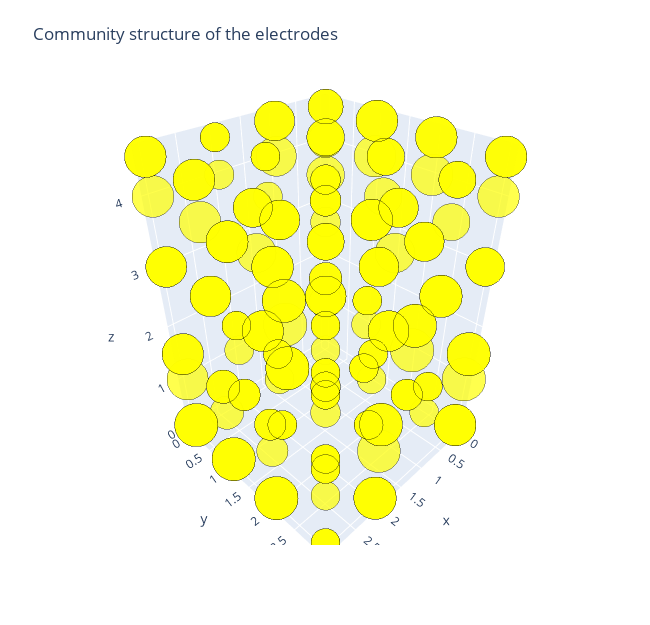

Notebook code for this chart:
### Markdown cell above
#### 7.3. On/off features(22.12.08.)

### Code cell
# community color
if display_degree:
    node_size= basic_size + multiplier * (1 + node_size_normalized)
if not display_degree:
    node_size= basic_size + multiplier * (0 * (1 + node_size_normalized) + 1)

# node color
if display_community_color:
    node_dict = dict(
                            symbol='circle',
                                    size= node_size,
                                    cmin= 1,
                                    cmax = community_max,
                                    color=Feature_color_sub, #color the nodes according to their community
                                    colorscale=colorscale_node, #either green or mageneta
                                    line=dict(color='black', width=0.5),
                                    colorbar=dict(thickness=20, title= "community", xanchor = "right")
                                    )
if not display_community_color:
    node_dict = dict(
        symbol='circle',
        size= node_size,
        color = "yellow",
        line=dict(color='black', width=0.5),
                                    )
#create a trace for the nodes
fig.add_trace( go.Scatter3d(
    name = "Community",
    x=x_nodes,
    y=y_nodes,
    z=z_nodes,
    mode='markers',
    marker = node_dict,
    text=[f"Channel {channelNum} has degree {degree_dict[channelNum]} and belongs to community {partition[channelNum]+1}" for channelNum in partition],
    hoverinfo='text',
    showlegend = True
    ))

### Figure 1 — Plotly figure (JSON) as saved in the notebook; plotly's stock layout.template omitted (floating-point values rounded to 4 significant figures)
{"data": [{"hoverinfo": "text", "marker": {"color": "yellow", "line": {"color": "black", "width": 0.5}, "size": [20, 21.71, 28.86, 30, 20, 20, 22, 20, 20, 29.43, 30, 30, 30, 20, 22.57, 20, 30, 30, 30, 20, 20, 20, 20, 20, 20.57, 29.71, 28.57, 23.14, 21.71, 20, 21.43, 28.86, 27.43, 26.86, 27.71, 25.71, 27.43, 29.43, 29.14, 28.86, 28.29, 28.29, 28.29, 28.29, 28.57, 20, 24.29, 28.86, 28.86, 28.86, 27.71, 26, 26, 25.71, 20.29, 20, 20.57, 27.43, 28.86, 28.86, 27.14], "symbol": "circle"}, "mode": "markers", "name": "Community", "showlegend": true, "text": ["Channel 1 belongs to community 1", "Channel 2 belongs to community 7", "Channel 3 belongs to community 2", "Channel 4 belongs to community 3", "Channel 5 belongs to community 5", "Channel 6 belongs to community 6", "Channel 7 belongs to community 7", "Channel 8 belongs to community 8", "Channel 9 belongs to community 9", "Channel 10 belongs to community 2", "Channel 11 belongs to community 3", "Channel 12 belongs to community 3", "Channel 13 belongs to community 3", "Channel 14 belongs to community 14", "Channel 15 belongs to community 7", "Channel 16 belongs to community 16", "Channel 17 belongs to community 2", "Channel 18 belongs to community 3", "Channel 19 belongs to community 3", "Channel 20 belongs to community 10", "Channel 21 belongs to community 11", "Channel 22 belongs to community 12", "Channel 23 belongs to community 13", "Channel 24 belongs to community 15", "Channel 25 belongs to community 7", "Channel 26 belongs to community 3", "Channel 27 belongs to community 2", "Channel 28 belongs to community 7", "Channel 29 belongs to community 7", "Channel 30 belongs to community 18", "Channel 31 belongs to community 7", "Channel 32 belongs to community 2", "Channel 33 belongs to community 2", "Channel 34 belongs to community 2", "Channel 35 belongs to community 2", "Channel 36 belongs to community 3", "Channel 37 belongs to community 2", "Channel 38 belongs to community 3", "Channel 39 belongs to community 3", "Channel 40 belongs to community 3", "Channel 41 belongs to community 3", "Channel 42 belongs to community 3", "Channel 43 belongs to community 3", "Channel 44 belongs to community 3", "Channel 45 belongs to community 3", "Channel 46 belongs to community 4", "Channel 47 belongs to community 7", "Channel 48 belongs to community 2", "Channel 49 belongs to community 2", "Channel 50 belongs to community 2", "Channel 51 belongs to community 3", "Channel 52 belongs to community 3", "Channel 53 belongs to community 3", "Channel 54 belongs to community 3", "Channel 55 belongs to community 7", "Channel 56 belongs to community 17", "Channel 57 belongs to community 7", "Channel 58 belongs to community 2", "Channel 59 belongs to community 2", "Channel 60 belongs to community 2", "Channel 61 belongs to community 2"], "type": "scatter3d", "x": [0, 0, 0, 1, 1, 1, 2, 2, 2, 2, 3, 3, 3, 3, 0, 0, 0, 0, 1, 1, 1, 1, 2, 2, 2, 2, 3, 3, 3, 3, 0, 0, 0, 0, 1, 1, 1, 1, 2, 2, 2, 2, 3, 3, 3, 3, 0, 0, 0, 0, 1, 1, 1, 1, 2, 2, 2, 2, 3, 3, 3], "y": [1, 2, 3, 0, 1, 2, 0, 1, 2, 3, 0, 1, 2, 3, 0, 1, 2, 3, 0, 1, 2, 3, 0, 1, 2, 3, 0, 1, 2, 3, 0, 1, 2, 3, 0, 1, 2, 3, 0, 1, 2, 3, 0, 1, 2, 3, 0, 1, 2, 3, 0, 1, 2, 3, 0, 1, 2, 3, 0, 1, 2], "z": [0, 0, 0, 0, 0, 0, 0, 0, 0, 0, 0, 0, 0, 0, 1, 1, 1, 1, 1, 1, 1, 1, 1, 1, 1, 1, 1, 1, 1, 1, 3, 3, 3, 3, 3, 3, 3, 3, 3, 3, 3, 3, 3, 3, 3, 3, 4, 4, 4, 4, 4, 4, 4, 4, 4, 4, 4, 4, 4, 4, 4]}, {"hoverinfo": "text", "marker": {"color": "yellow", "line": {"color": "black", "width": 0.5}, "size": [20, 21.71, 28.86, 30, 20, 20, 22, 20, 20, 29.43, 30, 30, 30, 20, 22.57, 20, 30, 30, 30, 20, 20, 20, 20, 20, 20.57, 29.71, 28.57, 23.14, 21.71, 20, 21.43, 28.86, 27.43, 26.86, 27.71, 25.71, 27.43, 29.43, 29.14, 28.86, 28.29, 28.29, 28.29, 28.29, 28.57, 20, 24.29, 28.86, 28.86, 28.86, 27.71, 26, 26, 25.71, 20.29, 20, 20.57, 27.43, 28.86, 28.86, 27.14], "symbol": "circle"}, "mode": "markers", "name": "Community", "showlegend": true, "text": ["Channel 2 belongs to community 0", "Channel 3 belongs to community 6", "Channel 4 belongs to community 1", "Channel 5 belongs to community 2", "Channel 6 belongs to community 4", "Channel 7 belongs to community 5", "Channel 9 belongs to community 6", "Channel 10 belongs to community 7", "Channel 11 belongs to community 8", "Channel 12 belongs to community 1", "Channel 13 belongs to community 2", "Channel 14 belongs to community 2", "Channel 15 belongs to community 2", "Channel 16 belongs to community 13", "Channel 17 belongs to community 6", "Channel 18 belongs to community 15", "Channel 19 belongs to community 1", "Channel 20 belongs to community 2", "Channel 21 belongs to community 2", "Channel 22 belongs to community 9", "Channel 23 belongs to community 10", "Channel 24 belongs to community 11", "Channel 25 belongs to community 12", "Channel 26 belongs to community 14", "Channel 27 belongs to community 6", "Channel 28 belongs to community 2", "Channel 29 belongs to community 1", "Channel 30 belongs to community 6", "Channel 31 belongs to community 6", "Channel 32 belongs to community 17", "Channel 33 belongs to community 6", "Channel 34 belongs to community 1", "Channel 35 belongs to community 1", "Channel 36 belongs to community 1", "Channel 37 belongs to community 1", "Channel 38 belongs to community 2", "Channel 39 belongs to community 1", "Channel 40 belongs to community 2", "Channel 41 belongs to community 2", "Channel 42 belongs to community 2", "Channel 43 belongs to community 2", "Channel 44 belongs to community 2", "Channel 45 belongs to community 2", "Channel 46 belongs to community 2", "Channel 47 belongs to community 2", "Channel 48 belongs to community 3", "Channel 49 belongs to community 6", "Channel 50 belongs to community 1", "Channel 51 belongs to community 1", "Channel 52 belongs to community 1", "Channel 53 belongs to community 2", "Channel 54 belongs to community 2", "Channel 55 belongs to community 2", "Channel 56 belongs to community 2", "Channel 57 belongs to community 6", "Channel 58 belongs to community 16", "Channel 59 belongs to community 6", "Channel 60 belongs to community 1", "Channel 61 belongs to community 1", "Channel 62 belongs to community 1", "Channel 63 belongs to community 1"], "type": "scatter3d", "x": [0, 0, 0, 1, 1, 1, 2, 2, 2, 2, 3, 3, 3, 3, 0, 0, 0, 0, 1, 1, 1, 1, 2, 2, 2, 2, 3, 3, 3, 3, 0, 0, 0, 0, 1, 1, 1, 1, 2, 2, 2, 2, 3, 3, 3, 3, 0, 0, 0, 0, 1, 1, 1, 1, 2, 2, 2, 2, 3, 3, 3], "y": [1, 2, 3, 0, 1, 2, 0, 1, 2, 3, 0, 1, 2, 3, 0, 1, 2, 3, 0, 1, 2, 3, 0, 1, 2, 3, 0, 1, 2, 3, 0, 1, 2, 3, 0, 1, 2, 3, 0, 1, 2, 3, 0, 1, 2, 3, 0, 1, 2, 3, 0, 1, 2, 3, 0, 1, 2, 3, 0, 1, 2], "z": [0, 0, 0, 0, 0, 0, 0, 0, 0, 0, 0, 0, 0, 0, 1.5, 1.5, 1.5, 1.5, 1.5, 1.5, 1.5, 1.5, 1.5, 1.5, 1.5, 1.5, 1.5, 1.5, 1.5, 1.5, 3, 3, 3, 3, 3, 3, 3, 3, 3, 3, 3, 3, 3, 3, 3, 3, 4.5, 4.5, 4.5, 4.5, 4.5, 4.5, 4.5, 4.5, 4.5, 4.5, 4.5, 4.5, 4.5, 4.5, 4.5]}, {"hoverinfo": "text", "marker": {"color": "yellow", "line": {"color": "black", "width": 0.5}, "size": [20, 21.71, 28.86, 30, 20, 20, 22, 20, 20, 29.43, 30, 30, 30, 20, 22.57, 20, 30, 30, 30, 20, 20, 20, 20, 20, 20.57, 29.71, 28.57, 23.14, 21.71, 20, 21.43, 28.86, 27.43, 26.86, 27.71, 25.71, 27.43, 29.43, 29.14, 28.86, 28.29, 28.29, 28.29, 28.29, 28.57, 20, 24.29, 28.86, 28.86, 28.86, 27.71, 26, 26, 25.71, 20.29, 20, 20.57, 27.43, 28.86, 28.86, 27.14], "symbol": "circle"}, "mode": "markers", "name": "Community", "showlegend": true, "text": ["Channel 2 belongs to community 1", "Channel 3 belongs to community 7", "Channel 4 belongs to community 2", "Channel 5 belongs to community 3", "Channel 6 belongs to community 5", "Channel 7 belongs to community 6", "Channel 9 belongs to community 7", "Channel 10 belongs to community 8", "Channel 11 belongs to community 9", "Channel 12 belongs to community 2", "Channel 13 belongs to community 3", "Channel 14 belongs to community 3", "Channel 15 belongs to community 3", "Channel 16 belongs to community 14", "Channel 17 belongs to community 7", "Channel 18 belongs to community 16", "Channel 19 belongs to community 2", "Channel 20 belongs to community 3", "Channel 21 belongs to community 3", "Channel 22 belongs to community 10", "Channel 23 belongs to community 11", "Channel 24 belongs to community 12", "Channel 25 belongs to community 13", "Channel 26 belongs to community 15", "Channel 27 belongs to community 7", "Channel 28 belongs to community 3", "Channel 29 belongs to community 2", "Channel 30 belongs to community 7", "Channel 31 belongs to community 7", "Channel 32 belongs to community 18", "Channel 33 belongs to community 7", "Channel 34 belongs to community 2", "Channel 35 belongs to community 2", "Channel 36 belongs to community 2", "Channel 37 belongs to community 2", "Channel 38 belongs to community 3", "Channel 39 belongs to community 2", "Channel 40 belongs to community 3", "Channel 41 belongs to community 3", "Channel 42 belongs to community 3", "Channel 43 belongs to community 3", "Channel 44 belongs to community 3", "Channel 45 belongs to community 3", "Channel 46 belongs to community 3", "Channel 47 belongs to community 3", "Channel 48 belongs to community 4", "Channel 49 belongs to community 7", "Channel 50 belongs to community 2", "Channel 51 belongs to community 2", "Channel 52 belongs to community 2", "Channel 53 belongs to community 3", "Channel 54 belongs to community 3", "Channel 55 belongs to community 3", "Channel 56 belongs to community 3", "Channel 57 belongs to community 7", "Channel 58 belongs to community 17", "Channel 59 belongs to community 7", "Channel 60 belongs to community 2", "Channel 61 belongs to community 2", "Channel 62 belongs to community 2", "Channel 63 belongs to community 2"], "type": "scatter3d", "x": [0, 0, 0, 1, 1, 1, 2, 2, 2, 2, 3, 3, 3, 3, 0, 0, 0, 0, 1, 1, 1, 1, 2, 2, 2, 2, 3, 3, 3, 3, 0, 0, 0, 0, 1, 1, 1, 1, 2, 2, 2, 2, 3, 3, 3, 3, 0, 0, 0, 0, 1, 1, 1, 1, 2, 2, 2, 2, 3, 3, 3], "y": [1, 2, 3, 0, 1, 2, 0, 1, 2, 3, 0, 1, 2, 3, 0, 1, 2, 3, 0, 1, 2, 3, 0, 1, 2, 3, 0, 1, 2, 3, 0, 1, 2, 3, 0, 1, 2, 3, 0, 1, 2, 3, 0, 1, 2, 3, 0, 1, 2, 3, 0, 1, 2, 3, 0, 1, 2, 3, 0, 1, 2], "z": [0, 0, 0, 0, 0, 0, 0, 0, 0, 0, 0, 0, 0, 0, 1.5, 1.5, 1.5, 1.5, 1.5, 1.5, 1.5, 1.5, 1.5, 1.5, 1.5, 1.5, 1.5, 1.5, 1.5, 1.5, 3, 3, 3, 3, 3, 3, 3, 3, 3, 3, 3, 3, 3, 3, 3, 3, 4.5, 4.5, 4.5, 4.5, 4.5, 4.5, 4.5, 4.5, 4.5, 4.5, 4.5, 4.5, 4.5, 4.5, 4.5]}, {"hoverinfo": "text", "marker": {"color": "yellow", "line": {"color": "black", "width": 0.5}, "size": [20, 21.71, 28.86, 30, 20, 20, 22, 20, 20, 29.43, 30, 30, 30, 20, 22.57, 20, 30, 30, 30, 20, 20, 20, 20, 20, 20.57, 29.71, 28.57, 23.14, 21.71, 20, 21.43, 28.86, 27.43, 26.86, 27.71, 25.71, 27.43, 29.43, 29.14, 28.86, 28.29, 28.29, 28.29, 28.29, 28.57, 20, 24.29, 28.86, 28.86, 28.86, 27.71, 26, 26, 25.71, 20.29, 20, 20.57, 27.43, 28.86, 28.86, 27.14], "symbol": "circle"}, "mode": "markers", "name": "Community", "showlegend": true, "text": ["Channel 2 has degree 0 and belongs to community 1", "Channel 3 has degree 6 and belongs to community 7", "Channel 4 has degree 31 and belongs to community 2", "Channel 5 has degree 35 and belongs to community 3", "Channel 6 has degree 0 and belongs to community 5", "Channel 7 has degree 0 and belongs to community 6", "Channel 9 has degree 7 and belongs to community 7", "Channel 10 has degree 0 and belongs to community 8", "Channel 11 has degree 0 and belongs to community 9", "Channel 12 has degree 33 and belongs to community 2", "Channel 13 has degree 35 and belongs to community 3", "Channel 14 has degree 35 and belongs to community 3", "Channel 15 has degree 35 and belongs to community 3", "Channel 16 has degree 0 and belongs to community 14", "Channel 17 has degree 9 and belongs to community 7", "Channel 18 has degree 0 and belongs to community 16", "Channel 19 has degree 35 and belongs to community 2", "Channel 20 has degree 35 and belongs to community 3", "Channel 21 has degree 35 and belongs to community 3", "Channel 22 has degree 0 and belongs to community 10", "Channel 23 has degree 0 and belongs to community 11", "Channel 24 has degree 0 and belongs to community 12", "Channel 25 has degree 0 and belongs to community 13", "Channel 26 has degree 0 and belongs to community 15", "Channel 27 has degree 2 and belongs to community 7", "Channel 28 has degree 34 and belongs to community 3", "Channel 29 has degree 30 and belongs to community 2", "Channel 30 has degree 11 and belongs to community 7", "Channel 31 has degree 6 and belongs to community 7", "Channel 32 has degree 0 and belongs to community 18", "Channel 33 has degree 5 and belongs to community 7", "Channel 34 has degree 31 and belongs to community 2", "Channel 35 has degree 26 and belongs to community 2", "Channel 36 has degree 24 and belongs to community 2", "Channel 37 has degree 27 and belongs to community 2", "Channel 38 has degree 20 and belongs to community 3", "Channel 39 has degree 26 and belongs to community 2", "Channel 40 has degree 33 and belongs to community 3", "Channel 41 has degree 32 and belongs to community 3", "Channel 42 has degree 31 and belongs to community 3", "Channel 43 has degree 29 and belongs to community 3", "Channel 44 has degree 29 and belongs to community 3", "Channel 45 has degree 29 and belongs to community 3", "Channel 46 has degree 29 and belongs to community 3", "Channel 47 has degree 30 and belongs to community 3", "Channel 48 has degree 0 and belongs to community 4", "Channel 49 has degree 15 and belongs to community 7", "Channel 50 has degree 31 and belongs to community 2", "Channel 51 has degree 31 and belongs to community 2", "Channel 52 has degree 31 and belongs to community 2", "Channel 53 has degree 27 and belongs to community 3", "Channel 54 has degree 21 and belongs to community 3", "Channel 55 has degree 21 and belongs to community 3", "Channel 56 has degree 20 and belongs to community 3", "Channel 57 has degree 1 and belongs to community 7", "Channel 58 has degree 0 and belongs to community 17", "Channel 59 has degree 2 and belongs to community 7", "Channel 60 has degree 26 and belongs to community 2", "Channel 61 has degree 31 and belongs to community 2", "Channel 62 has degree 31 and belongs to community 2", "Channel 63 has degree 25 and belongs to community 2"], "type": "scatter3d", "x": [0, 0, 0, 1, 1, 1, 2, 2, 2, 2, 3, 3, 3, 3, 0, 0, 0, 0, 1, 1, 1, 1, 2, 2, 2, 2, 3, 3, 3, 3, 0, 0, 0, 0, 1, 1, 1, 1, 2, 2, 2, 2, 3, 3, 3, 3, 0, 0, 0, 0, 1, 1, 1, 1, 2, 2, 2, 2, 3, 3, 3], "y": [1, 2, 3, 0, 1, 2, 0, 1, 2, 3, 0, 1, 2, 3, 0, 1, 2, 3, 0, 1, 2, 3, 0, 1, 2, 3, 0, 1, 2, 3, 0, 1, 2, 3, 0, 1, 2, 3, 0, 1, 2, 3, 0, 1, 2, 3, 0, 1, 2, 3, 0, 1, 2, 3, 0, 1, 2, 3, 0, 1, 2], "z": [0, 0, 0, 0, 0, 0, 0, 0, 0, 0, 0, 0, 0, 0, 1.5, 1.5, 1.5, 1.5, 1.5, 1.5, 1.5, 1.5, 1.5, 1.5, 1.5, 1.5, 1.5, 1.5, 1.5, 1.5, 3, 3, 3, 3, 3, 3, 3, 3, 3, 3, 3, 3, 3, 3, 3, 3, 4.5, 4.5, 4.5, 4.5, 4.5, 4.5, 4.5, 4.5, 4.5, 4.5, 4.5, 4.5, 4.5, 4.5, 4.5]}], "layout": {"height": 625, "hovermode": "closest", "margin": {"t": 80}, "showlegend": false, "title": {"text": "Community structure of the electrodes"}, "width": 650}}
